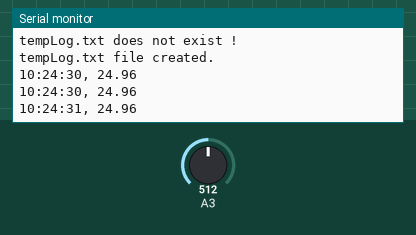
Simulated run of this sketch. Board: Arduino Uno, built with avr-gcc and run on an emulated ATmega328P. On the bench: the last lines printed to the serial monitor. The inputs (shaded band) are chosen by the test bench; at power-on: A3 = 512. The local clock reads 2024-03-15 10:24:30 at power-on unless the sketch sets it; storage starts empty.

Above: at 1.2 s.
1.3 s: A3 set to 716
At 2.7 s:
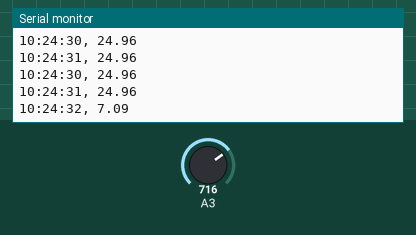
2.9 s: A3 set to 900
At 4.0 s:
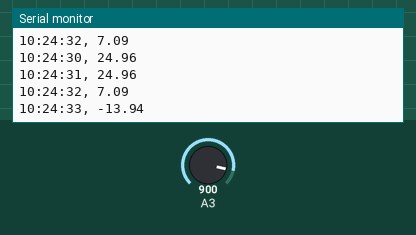
Timing chart, 0 to 5.9 s (numbered marks = the images above; inputs shaded):
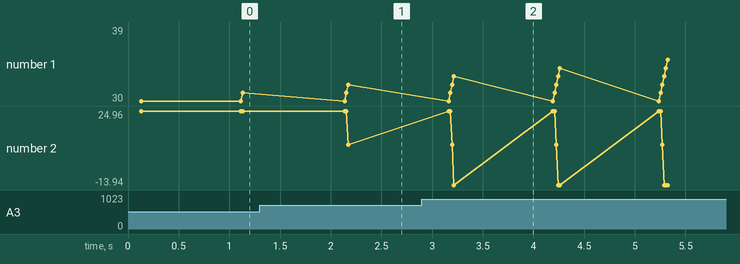

The sketch:

sketch.ino
```cpp
#include <RTClib.h>
#include <SD.h>

// for sd card
#define CS_PIN 10
File root;

RTC_DS1307 rtc;

void setup() {
  Serial.begin(9600);


  // for rtc
  if(!rtc.begin()){
    Serial.println("RTC not found!");
    Serial.flush();
    abort();
  }

  // for sd card module
  Serial.print("Initializing SD card... ");

  if (!SD.begin(CS_PIN)) {
    Serial.println("Card initialization failed!");
    while (true);
  }

  Serial.println("initialization done.");
  Serial.println("Files in the card:");
  root = SD.open("/");
  printDirectory(root, 0);
  Serial.println("");

  // checking if a file exists or not
  if(SD.exists("tempLog.txt")){
    Serial.println("tempLog.txt exists.");
  }
  else {
    Serial.println("tempLog.txt does not exist !");
    File logFile = SD.open("tempLog.txt", FILE_WRITE);
    if(SD.exists("tempLog.txt")){
      Serial.println("tempLog.txt file created.");
    }

    // closing the file:
    logFile.close();

  }
  Serial.println("");

}

// for rtc
char daysOfTheWeek[7][12] = {"Sunday", "Monday", "Tuesday", "Wednesday", "Thursday", "Friday", "Saturday"};

// for ntc temperature sensor
const float BETA = 3950; // should match the Beta Coefficient of the thermistor

void loop() {

  // RTC here

  DateTime now = rtc.now();

  int year = now.year();
  int month = now.month();
  int date = now.day();
  String day = daysOfTheWeek[now.dayOfTheWeek()];
  int hour = now.hour();
  int minute = now.minute();
  int second = now.second();

  // NTC temperature

  int analogValue = analogRead(A3);
  float celsius = 1 / (log(1 / (1023. / analogValue - 1)) / BETA + 1.0 / 298.15) - 273.15;

  char strBuf[100];

  // converting the sensor value to string
  char charCelsius[10];
  dtostrf( celsius, 3, 2, charCelsius );

  // storing the realtime data to a buffer string
  sprintf(strBuf, "%d:%d:%d, %s" ,hour,minute,second, charCelsius);

  // writing the sensor data to the sd card
  File logFile = SD.open("tempLog.txt", FILE_WRITE);
  if (logFile) {
    logFile.println(strBuf);
    logFile.close();
  }
  else {
    // if the file didn't open, print an error:
    Serial.println("error opening tempLog.txt");
  }

  // re-opening the file for reading:
  logFile = SD.open("tempLog.txt");
  if (logFile) {
    // read from the file until there's nothing else in it:
    while (logFile.available()) {
      Serial.write(logFile.read());
    }
    // closing the file:
    logFile.close();
  } else {
    // if the file didn't open, print an error:
    Serial.println("error opening tempLog.txt");
  }
  Serial.println("");

  delay(1000);

}

// checking the files in the sd card
void printDirectory(File dir, int numTabs) {
  while (true) {

    File entry =  dir.openNextFile();
    if (! entry) {
      // no more files
      break;
    }
    for (uint8_t i = 0; i < numTabs; i++) {
      Serial.print('\t');
    }
    Serial.print(entry.name());
    if (entry.isDirectory()) {
      Serial.println("/");
      printDirectory(entry, numTabs + 1);
    } else {
      // files have sizes, directories do not
      Serial.print("\t\t");
      Serial.println(entry.size(), DEC);
    }
    entry.close();
  }
}
```

Measured:
- after the input at 1.3 s, the serial monitor: prints a new line after 0.87 s (image 1)
- after the input at 2.9 s, the serial monitor: prints a new line after 0.31 s (image 2)
- plotted number 2: 24.96 → 7.09 after the input at 1.3 s, 7.09 → -13.94 after the input at 2.9 s
